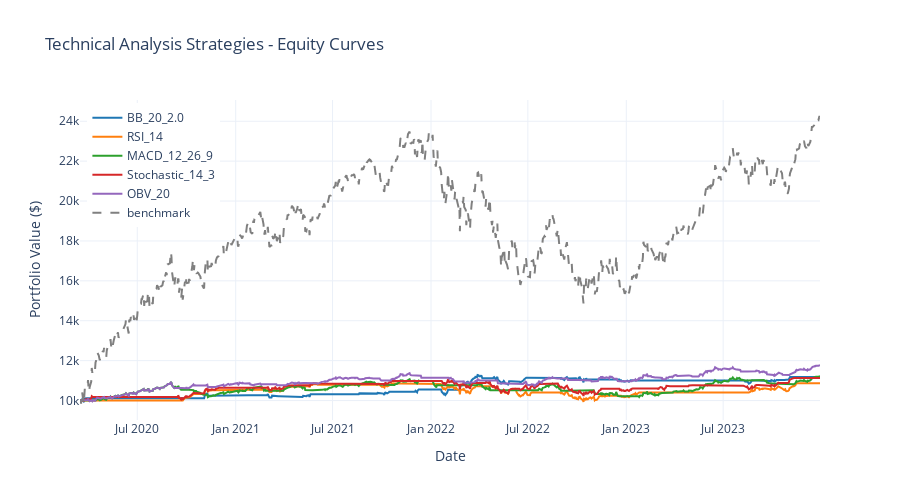

The notebook cell saved with this chart:
### Code cell
# Visualize comparison
fig = results.plot_comparison()
fig.update_layout(title="Technical Analysis Strategies - Equity Curves")
fig.show()

### Figure 1 — Plotly figure (JSON) as saved in the notebook; plotly's stock layout.template omitted (floating-point values rounded to 4 significant figures; data arrays with more than 128 entries replaced by an {"elided": "..."} marker saying what was removed)
{"data": [{"hovertemplate": "<b>%{fullData.name}</b><br>Date: %{x}<br>Value: $%{y:,.2f}<br><extra></extra>", "line": {"color": "#1f77b4", "width": 2}, "mode": "lines", "name": "BB_20_2.0", "type": "scatter", "x": {"elided": "956 str values"}, "y": {"elided": "956 float values"}}, {"hovertemplate": "<b>%{fullData.name}</b><br>Date: %{x}<br>Value: $%{y:,.2f}<br><extra></extra>", "line": {"color": "#ff7f0e", "width": 2}, "mode": "lines", "name": "RSI_14", "type": "scatter", "x": {"elided": "956 str values"}, "y": {"elided": "956 float values"}}, {"hovertemplate": "<b>%{fullData.name}</b><br>Date: %{x}<br>Value: $%{y:,.2f}<br><extra></extra>", "line": {"color": "#2ca02c", "width": 2}, "mode": "lines", "name": "MACD_12_26_9", "type": "scatter", "x": {"elided": "956 str values"}, "y": {"elided": "956 float values"}}, {"hovertemplate": "<b>%{fullData.name}</b><br>Date: %{x}<br>Value: $%{y:,.2f}<br><extra></extra>", "line": {"color": "#d62728", "width": 2}, "mode": "lines", "name": "Stochastic_14_3", "type": "scatter", "x": {"elided": "956 str values"}, "y": {"elided": "956 float values"}}, {"hovertemplate": "<b>%{fullData.name}</b><br>Date: %{x}<br>Value: $%{y:,.2f}<br><extra></extra>", "line": {"color": "#9467bd", "width": 2}, "mode": "lines", "name": "OBV_20", "type": "scatter", "x": {"elided": "956 str values"}, "y": {"elided": "956 float values"}}, {"hovertemplate": "<b>%{fullData.name}</b><br>Date: %{x}<br>Value: $%{y:,.2f}<br><extra></extra>", "line": {"color": "gray", "dash": "dash", "width": 2}, "mode": "lines", "name": "benchmark", "type": "scatter", "x": {"elided": "956 str values"}, "y": {"elided": "956 float values"}}], "layout": {"height": 500, "hovermode": "x unified", "legend": {"x": 0.01, "xanchor": "left", "y": 0.99, "yanchor": "top"}, "title": {"text": "Technical Analysis Strategies - Equity Curves"}, "xaxis": {"title": {"text": "Date"}}, "yaxis": {"title": {"text": "Portfolio Value ($)"}}}}
